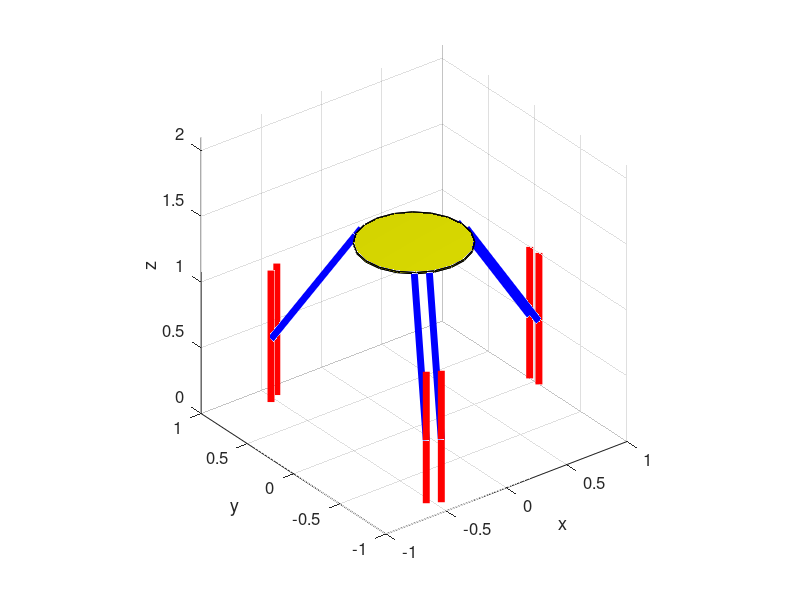

Write the MATLAB code that produced this figure.
%% PARALLEL LINK MECHANISM SIMULATOR
% Coded by Shohei Aoki, 2015
% THE FABRICATOR PROJECT
function C = computeSliderControl()
clear all;
close all;
P = [0,0,1.4]; % Position Vector of the end effector
D = 0.1; % Distance between 2 slider of the pair
% D = 0.3; % Distance between 2 slider of the pair
lc = 1.1; % Length of rod
ls = 1.0;
rb = 1; % Distance between origin and actuator on X-Y plane
re = 0.4; % Radius of table
Radius = re;
Height = 0.01;
SideCount = 20;
n_side = SideCount;
th = asin(D/(2*rb)); % theta1: angle (linear actuator)
th2 = asin(D/(2*re)); % theta2: angle (end effector)
pb = [
    rb*cos(th),rb*sin(th),0;
    rb*cos(-th),rb*sin(-th),0;
    rb*cos(2*pi/3+th),rb*sin(2*pi/3+th),0;
    rb*cos(2*pi/3-th),rb*sin(2*pi/3-th),0;
    rb*cos(4*pi/3+th),rb*sin(4*pi/3+th),0;
    rb*cos(4*pi/3-th),rb*sin(4*pi/3-th),0;
    ];
s_local = [
    re*cos(th2),re*sin(th2),0;
    re*cos(-th2),re*sin(-th2),0;
    re*cos(2*pi/3+th2),re*sin(2*pi/3+th2),0;
    re*cos(2*pi/3-th2),re*sin(2*pi/3-th2),0;
    re*cos(4*pi/3+th2),re*sin(4*pi/3+th2),0;
    re*cos(4*pi/3-th2),re*sin(4*pi/3-th2),0;
    ];
sliders = [
    rb*cos(th),rb*sin(th),ls;
    rb*cos(-th),rb*sin(-th),ls;
    rb*cos(2*pi/3+th),rb*sin(2*pi/3+th),ls
    rb*cos(2*pi/3-th),rb*sin(2*pi/3-th),ls;
    rb*cos(4*pi/3+th),rb*sin(4*pi/3+th),ls;
    rb*cos(4*pi/3-th),rb*sin(4*pi/3-th),ls;
    ];
% phi = pi/24; % rotation around X axis
% theta = pi/12; % rotation around Y axis
% psi = pi/16; % rotation around Z axis
phi = 0;
theta = 0;
psi = 0;
R = [
    cos(phi)*cos(theta),cos(phi)*sin(theta)*sin(psi)-sin(phi)*cos(psi),cos(phi)*sin(theta)*cos(psi)+sin(phi)*sin(psi);
    sin(phi)*cos(theta),sin(phi)*sin(theta)*sin(psi)+cos(phi)*cos(psi),sin(phi)*sin(theta)*cos(psi)-cos(phi)*sin(psi);
    -sin(theta),cos(theta)*sin(psi),cos(theta)*cos(psi);
    ]; % Rotation matrix (!!! is not Euler angle !!!)
s = s_local*R'; %not needed
a = [0,0,1];
figure(1);
L = computeLinkPos(P,R,s,pb);
C = computeActuation(L,lc);
drawRod(C,P,pb,s,a);
drawDisc(P,R);
drawSliders();
%% compute position vector of rod end of end effector
    function L = computeLinkPos(P,R,s,pb)
        % L = p+R*s-pb;
        %{
        L = [
          lx1,ly1,lz1;
          lx2,ly2,lz2;
          lx3,ly3,lz3;
          lx4,ly4,lz4;
          lx5,ly5,lz5;
          lx6,ly6,lz6;
        ];
        %}
        for n_slider=1:6
%             L(n_slider,:) = P + (R*s(n_slider,:)')' - pb(n_slider,:);
            L(n_slider,:) = P + (R*s_local(n_slider,:)')' - pb(n_slider,:);
        end
    end
%% compute required actuation
    function C = computeActuation(L,lc)
        %{
        Li = [lxi,lyi,lzi];
        ci = lzi - sqrt(lc^2-lxi^2-lyi^2);
        C = [c1,c2,c3,c4,c5,c6];
        %}
        for n_slider=1:6
            Li =  L(n_slider,:);
            lxi = Li(1);
            lyi = Li(2);
            lzi = Li(3);
            C(n_slider) = lzi - sqrt(lc^2-lxi^2-lyi^2);
        end
    end
%% draw rods
    function drawRod(C,P,pb,s,a)
        for n_slider=1:6
            pbi = pb(n_slider,:);
            pbix = pbi(1);
            pbiy = pbi(2);
            pbiz = pbi(3);
            ci = C(n_slider); %dump ci
            px = P(1);
            py = P(2);
            pz = P(3);
            si = s(n_slider,:);
            six = si(1);
            siy = si(2);
            siz = si(3);
            X(n_slider,:) = [pbix+ci*a(1),px+six];
            Y(n_slider,:) = [pbiy+ci*a(2),py+siy];
            Z(n_slider,:) = [pbiz+ci*a(3),pz+siz];
        end
        %clf(1);
        cla;
        %cla(axes);
        for n_slider=1:6
            x = X(n_slider,:);
            y = Y(n_slider,:);
            z = Z(n_slider,:);
            plot3(x,y,z,'b','LineWidth', 5);
            hold on;
        end
    end
%% draw disc
    function drawDisc(P,R)
        for i_ver=1:n_side
            VertexData_0(i_ver,:) = [Radius*cos(2*pi/n_side*i_ver),Radius*sin(2*pi/n_side*i_ver),0];
            VertexData_0(n_side+i_ver,:) = [Radius*cos(2*pi/n_side*i_ver),Radius*sin(2*pi/n_side*i_ver),Height];
        end
        n_ver = 2*n_side;        
        for i_ver=1:n_ver
             VertexData(i_ver,:) = P + VertexData_0(i_ver,:)*R';
        end
        for i_pat=1:n_side-1
            Index_Patch1(i_pat,:) = [i_pat,i_pat+1,i_pat+1+n_side,i_pat+n_side];
        end
        Index_Patch1(n_side,:) = [n_side,1,1+n_side,2*n_side];
        for i_pat=1:n_side
            PatchData1_X(:,i_pat) = VertexData(Index_Patch1(i_pat,:),1);
            PatchData1_Y(:,i_pat) = VertexData(Index_Patch1(i_pat,:),2);
            PatchData1_Z(:,i_pat) = VertexData(Index_Patch1(i_pat,:),3);
        end
        %figure(1);
        h1 = patch(PatchData1_X,PatchData1_Y,PatchData1_Z,'y');% side patch
        set(h1,'FaceLighting','phong','EdgeLighting','phong');
        Index_Patch2(1,:) = [1:n_side];
        Index_Patch2(2,:) = [n_side+1:2*n_side];
        for i_pat=1:2
            PatchData2_X(:,i_pat) = VertexData(Index_Patch2(i_pat,:),1);
            PatchData2_Y(:,i_pat) = VertexData(Index_Patch2(i_pat,:),2);
            PatchData2_Z(:,i_pat) = VertexData(Index_Patch2(i_pat,:),3);
        end
        h2 = patch(PatchData2_X,PatchData2_Y,PatchData2_Z,'y');% top/bottom patch
        set(h2,'FaceLighting','phong','EdgeLighting','phong');
        xlabel('x','FontSize',12);
        ylabel('y','FontSize',12);
        zlabel('z','FontSize',12);
        set(gca,'FontSize',12);
        axis vis3d equal;
        view([-37.5, 30]);
        camlight;

        grid on;
          xlim([(-1.0*ls/2.0)*2,(ls/2.0)*2]);
          ylim([(-1.0*ls/2.0)*2,(ls/2.0)*2]);
          zlim([0,P(3)*1.5]);
    end
%% draw sliders
    function drawSliders()
        for n_slider=1:6
            x = [pb(n_slider,1),sliders(n_slider,1)];
            y = [pb(n_slider,2),sliders(n_slider,2)];
            z = [pb(n_slider,3),sliders(n_slider,3)];
            plot3(x,y,z,'r','LineWidth', 5);
            drawnow;
            hold on;
        end
    end
end